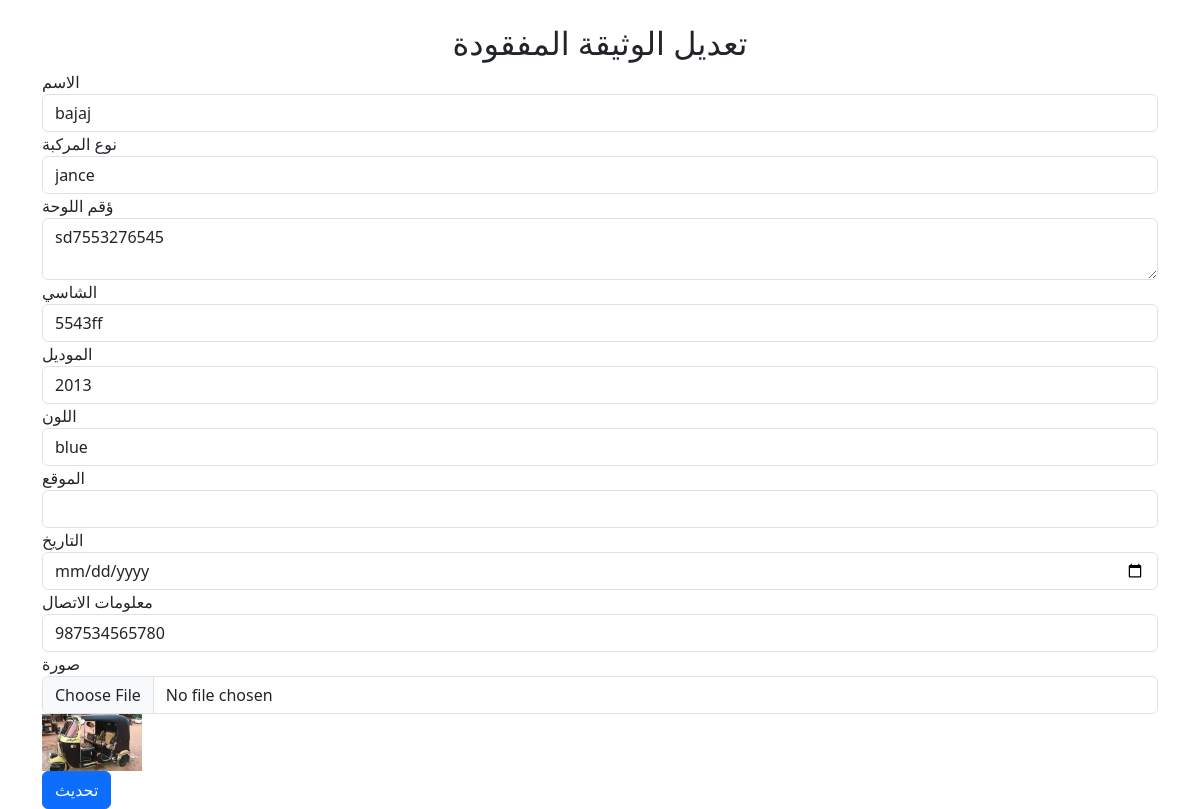
The page /update_found_vehicles.php?id=5008 (signed in) on the database its author committed.
### tables this page shows
CREATE TABLE `found_vehicles` (
  `id` int(11) NOT NULL,
  `name` varchar(100) NOT NULL,
  `vehicle_type` varchar(100) NOT NULL,
  `plate_number` varchar(255) NOT NULL,
  `chassis` varchar(255) NOT NULL,
  `model` varchar(255) NOT NULL,
  `color` varchar(255) NOT NULL,
  `location` varchar(100) DEFAULT NULL,
  `date` date NOT NULL,
  `contact` varchar(255) NOT NULL,
  `image` varchar(255) NOT NULL,
  `user_id` int(11) DEFAULT NULL
);

### update_found_vehicles.php (the view, shortened to what this page needs)
<?php
include('config.php');
if (isset($_GET['id'])) {
    $id = $_GET['id'];
    $result = mysqli_query($con, "SELECT * FROM found_vehicles WHERE id='$id'");
    $row = mysqli_fetch_array($result);
} else {
    header("Location: view_found_vehicles.php");
    exit;
}
?>
<!DOCTYPE html>
<html lang="ar">
<head>
    <link rel="stylesheet" href="bootstrap/css/bootstrap.min.css">
</head>
<body>
    <div class="container">
        <h2 class="text-center mt-4">تعديل الوثيقة المفقودة</h2>
        <form action="" method="post" enctype="multipart/form-data">
            <div class="form-group">
                <label for="name">الاسم</label>
                <input type="text" name="name" class="form-control" value="<?php echo $row['name']; ?>" required>
            </div>
            <div class="form-group">
                <label for="vehicle_type">نوع المركبة</label>
                <input type="text" name="vehicle_type" class="form-control" value="<?php echo $row['vehicle_type']; ?>" required>
            </div>
            <div class="form-group">
                <label for="plate_number">ؤقم اللوحة</label>
                <textarea name="plate_number" class="form-control" required><?php echo $row['plate_number']; ?></textarea>
            </div>
            <div class="form-group">
                <label for="chassis">الشاسي</label>
                <input type="text" name="chassis" class="form-control" value="<?php echo $row['chassis']; ?>" required>
            </div>
            <div class="form-group">
                <label for="model">الموديل</label>
                <input type="text" name="model" class="form-control" value="<?php echo $row['model']; ?>" required>
            </div>
            <div class="form-group">
                <label for="color">اللون</label>
                <input type="text" name="color" class="form-control" value="<?php echo $row['color']; ?>" required>
            </div>
            <div class="form-group">
                <label for="location_found">الموقع</label>
                <input type="text" name="location_found" class="form-control" value="<?php echo $row['location_found']; ?>" required>
            </div>
            <div class="form-group">
                <label for="date_found">التاريخ</label>
                <input type="date" name="date_found" class="form-control" value="<?php echo $row['date_found']; ?>" required>
            </div>
            <div class="form-group">
                <label for="contact">معلومات الاتصال</label>
                <input type="text" name="contact" class="form-control" value="<?php echo $row['contact']; ?>" required>
            </div>
            <div class="form-group">
                <label for="image">صورة</label>
                <input type="file" name="image" class="form-control">
                <img src="<?php echo $row['image']; ?>" width="100" alt="Document Image">
            </div>
            <button type="submit" name="update" class="btn btn-primary btn-block">تحديث</button>
        </form>
    </div>
</body>
</html>

### rows shown on the page
found_vehicles: name "bajaj", vehicle_type "jance", plate_number "sd7553276545", chassis "5543ff", model "2013", color "blue", contact "987534565780", image (picture)
